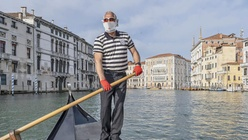
%> input picture hw2/exercise1/method4/inputs/venice1.jpg, 248 x 140 px, shrunk from 1180 x 663 before the run
$ octave code.m   (GNU Octave 9; MATLAB toolbox functions it lacks are replaced by stand-ins)
%> lines starting %> are read from the running program, lines starting %| are printed output that depends on the picture
%load original images
venice = im2double(imread("inputs/venice1.jpg"));
snow = im2double(imread("inputs/snow1.jpg"));
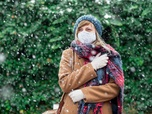
%> input picture hw2/exercise1/method4/inputs/snow1.jpg, 152 x 114 px, shrunk from 720 x 540 before the run
%personal
dog = im2double(imread("inputs/dog.jpg"));
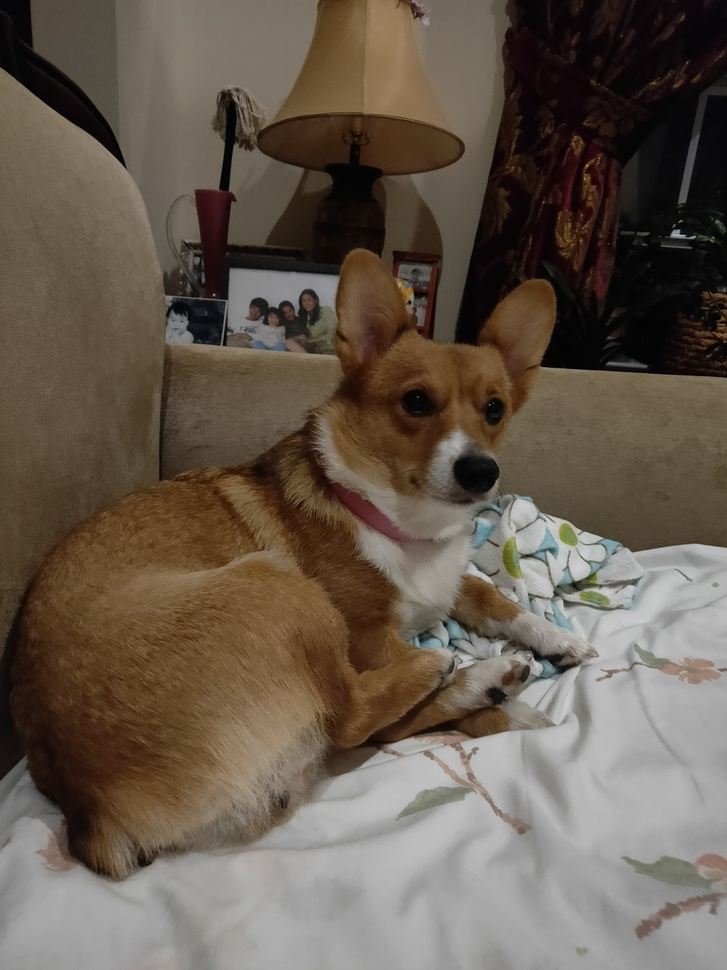
%> input picture hw2/exercise1/method4/inputs/dog.jpg, 727 x 970 px, shrunk from 3456 x 4608 before the run
%web: https://www.freepik.com/photos/background
%> (the run ends here)
